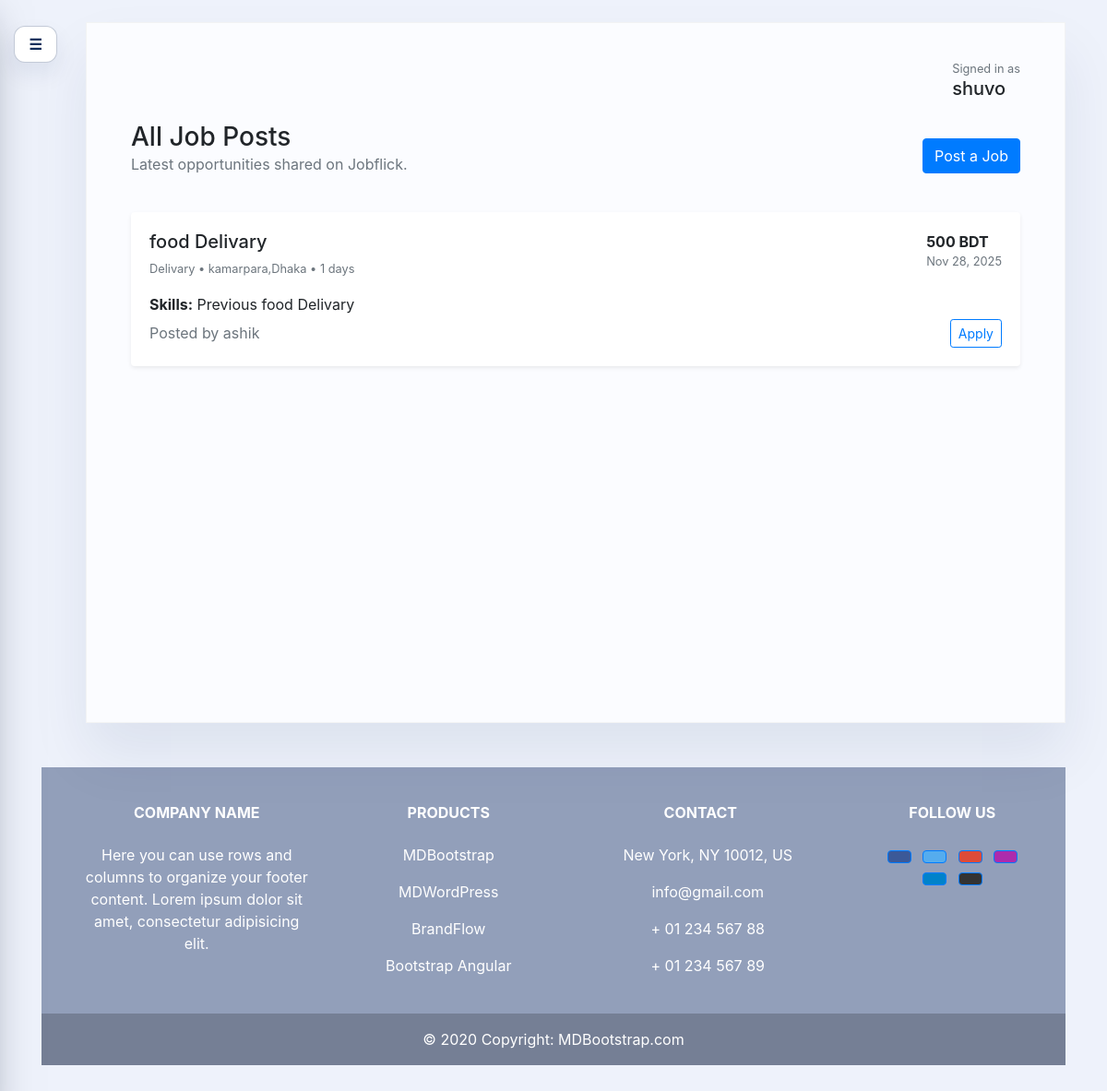
/profile/dashboard/ (signed in), run on an earlier commit of the app's database.
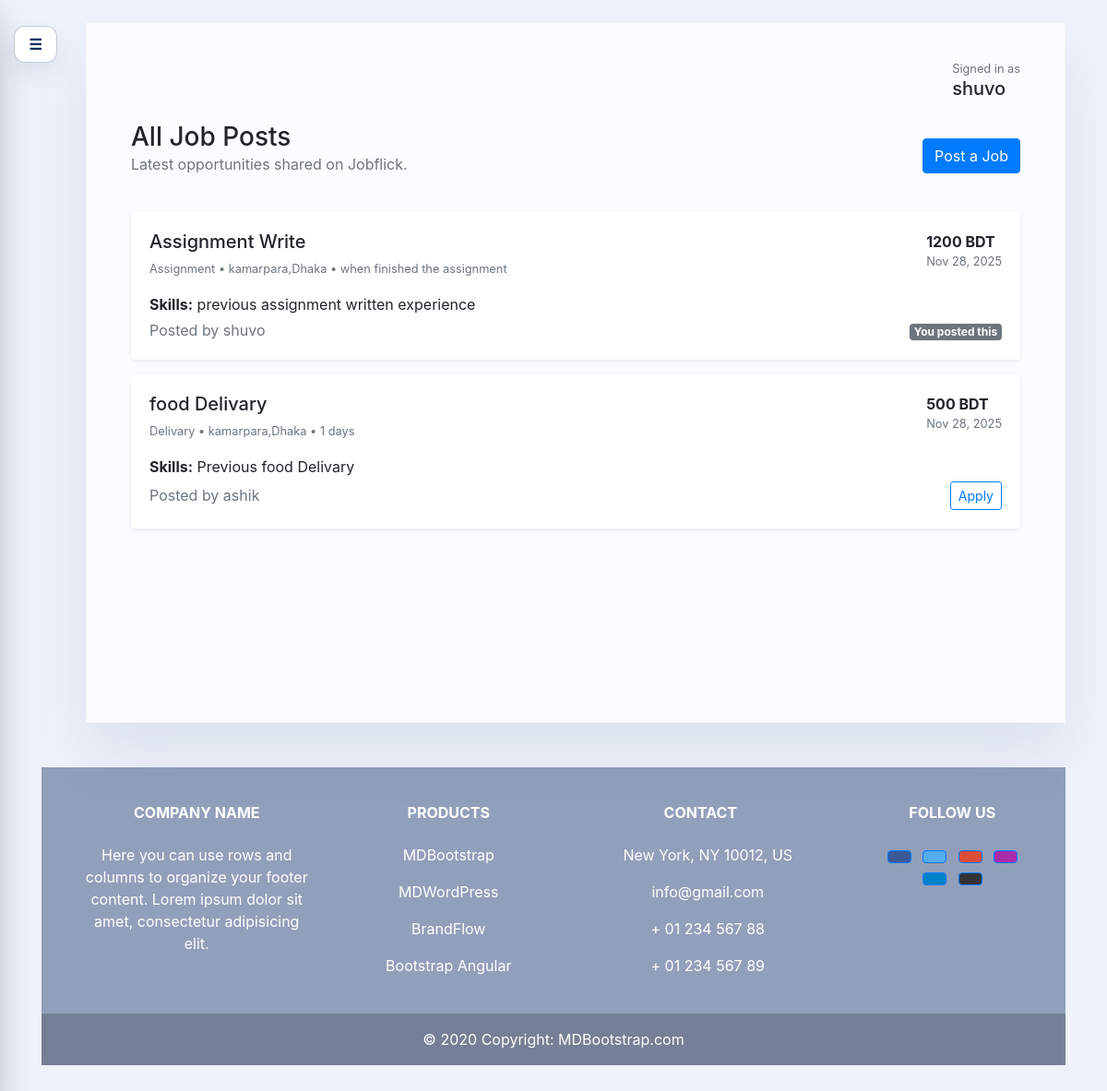
And on a later commit of the database.
### jobs/models.py (models this page shows, shortened)
class Job(models.Model):
	poster = models.ForeignKey(
		settings.AUTH_USER_MODEL,
		on_delete=models.CASCADE,
		related_name="jobs",
	)
	work_title = models.CharField(max_length=200)
	worker_type = models.CharField(max_length=120)
	duration = models.CharField(max_length=120)
	amount = models.PositiveIntegerField()
	location = models.CharField(max_length=120)
	skills = models.CharField(max_length=255)
	tracking_code = models.CharField(max_length=16, unique=True, editable=False, blank=True)
	created_at = models.DateTimeField(auto_now_add=True)
	class Meta:
		ordering = ["-created_at"]

### userprofile/views.py (the view)
# urls.py: path("dashboard/", views.dashboard_view, name="user-dashboard"),
@login_required
@never_cache
def dashboard_view(request):
	profile, _ = UserProfile.objects.get_or_create(user=request.user)
	skills = [skill.strip() for skill in profile.skills.split(",") if skill.strip()]
	jobs = Job.objects.prefetch_related(
		Prefetch(
			"applications",
			queryset=JobApplication.objects.filter(applicant=request.user),
			to_attr="app_for_user",
		)
	)
	context = {
		"profile": profile,
		"skills": skills,
		"jobs": jobs,
		"job_count": jobs.count(),
		"hide_nav": True,
	}
	return render(request, "userprofile/dashboard.html", context)

### userprofile/context_processors.py (called while the page is built)
def unread_notifications(request):
    if request.user.is_authenticated:
        count = request.user.notifications.filter(is_read=False).count()
    else:
        count = 0
    return {"unread_notifications_count": count}

### userprofile/templates/userprofile/dashboard.html (shortened to what this page needs)
{% extends "userprofile/layout.html" %}
{% load static %}
{% block dashboard_content %}
<div class="d-flex justify-content-between align-items-center mb-4">
  <div>
    <h1 class="h3 mb-0">All Job Posts</h1>
    <p class="text-muted">Latest opportunities shared on Jobflick.</p>
  </div>
  <a class="btn btn-primary" href="{% url 'post_job' %}">Post a Job</a>
</div>
{% if jobs %}
  {% for job in jobs %}
    {% with application=job.app_for_user|first %}
    <div class="card shadow-sm border-0 mb-3">
      <div class="card-body">
        <div class="d-flex justify-content-between align-items-start">
          <div>
            <h5 class="mb-1">{{ job.work_title }}</h5>
            <small class="text-muted">{{ job.worker_type }} • {{ job.location }} • {{ job.duration }}</small>
          </div>
          <div class="text-end">
            <div><strong>{{ job.amount }} BDT</strong></div>
            <p class="mb-0 small text-muted">{{ job.created_at|date:"M d, Y" }}</p>
          </div>
        </div>
        <p class="mt-3 mb-1"><strong>Skills:</strong> {{ job.skills }}</p>
        <div class="d-flex justify-content-between align-items-center">
          <p class="text-muted mb-0">Posted by {{ job.poster.username }}</p>
          <div>
            {% if job.poster_id == request.user.id %}
              <span class="badge badge-secondary">You posted this</span>
            {% else %}
              <form method="post" action="{% url 'apply_to_job' job.id %}">
                <button class="btn btn-outline-primary btn-sm" type="submit">Apply</button>
              </form>
            {% endif %}
          </div>
        </div>
      </div>
    </div>
    {% endwith %}
  {% endfor %}
{% else %}
  <div class="text-center bg-white rounded-3 shadow-sm p-5">
    <h4>No job posted yet</h4>
    <p class="text-muted mb-4">Create your first job post to get started.</p>
    <a class="btn btn-primary" href="{% url 'post_job' %}">Create Job</a>
  </div>
{% endif %}
{% endblock %}

What changed in the data, as far as the page shows it:
added Job: work_title "Assignment Write", worker_type "Assignment", location "kamarpara,Dhaka", duration "when finished the assignment", amount "1200", created_at "Nov 28, 2025", skills "previous assignment written experience", poster.username "shuvo", shows "You posted this"
